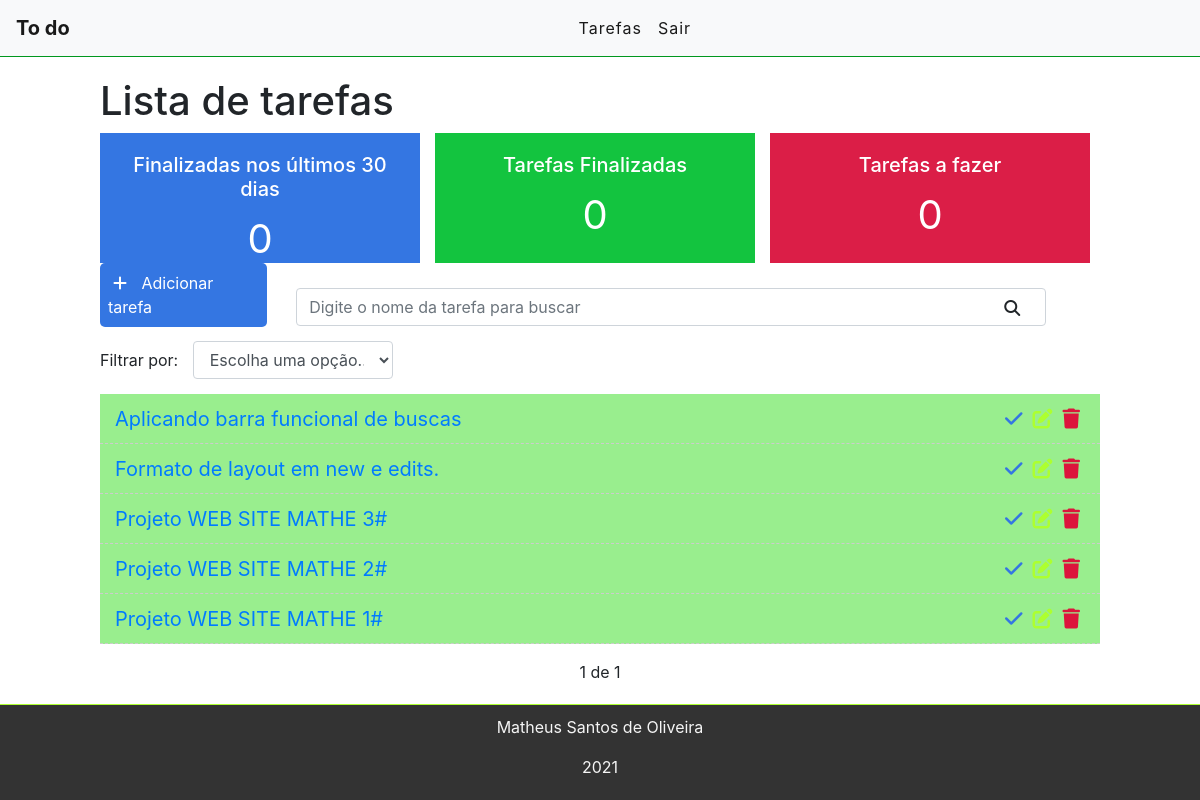
Before: / (signed in) with the older database file.
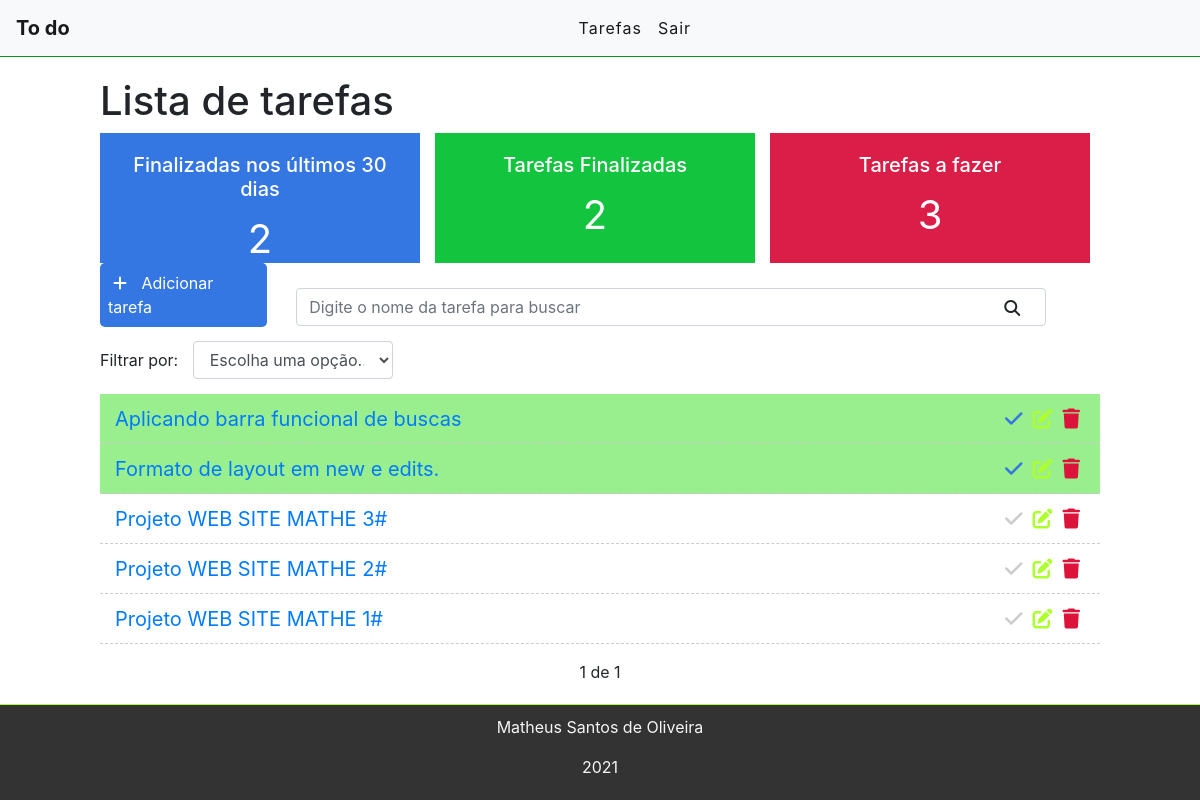
After: the same page with the newer database file.
### tasks/models.py (models this page shows, shortened)
class Task(models.Model):
    STATUS = (('doing', 'doing'), ('done', 'done'),)
    title = models.CharField(max_length=255)
    description = models.TextField()
    done = models.CharField(max_length=5,choices=STATUS)
    user = models.ForeignKey(get_user_model(), on_delete=models.CASCADE) #models.CASDADE deleta todos os dados quando o usuário deleta a conta
    created_at = models.DateField(auto_now_add=True)
    updated_at = models.DateField(auto_now=True)

### tasks/views.py (the view)
# urls.py: path('', views.Tasklist, name="task-list"),
@login_required
def Tasklist(request):
    search = request.GET.get('search')
    filter = request.GET.get('filter')
    taskDoneRecently = Task.objects.filter(done='done', updated_at__gt=datetime.datetime.now()-datetime.timedelta(days=30), user=request.user).count()
    taskDone = Task.objects.filter(done='done', user=request.user).count()
    taskDoing = Task.objects.filter(done='doing', user=request.user).count()
    if search:
        tasks = Task.objects.filter(title__icontains=search, user=request.user)
    elif filter:
        tasks = Task.objects.filter(done=filter, user=request.user)
    else:
        tasks_list = Task.objects.all().order_by('-id').filter(user=request.user)
        paginator = Paginator(tasks_list, 10)
        page = request.GET.get('page')
        tasks = paginator.get_page(page)
    return render(request, 'task/lista.html', {'tasks': tasks, 'taskrecently': taskDoneRecently, 'taskdoing': taskDoing ,'taskdone':taskDone})

### tasks/templates/task/lista.html (shortened to what this page needs)
{% extends 'base.html' %}
{% block content %}
<div class="offset-1 col-10 list-div">
    <h1>Lista de tarefas</h1>
    <div class="container dashboard">
        <div class="col-4 dashboard-box" id="dashboard-lastdays">
            <h4>Finalizadas nos últimos 30 dias</h4>
            <span>{{ taskrecently }}</span>
        </div>
        <div class="col-4 dashboard-box" id="dashboard-done">
            <h4>Tarefas Finalizadas</h4>
            <span>{{ taskdone }}</span>
        </div>
        <div class="col-4 dashboard-box" id="dashboard-doing">
            <h4>Tarefas a fazer</h4>
            <span>{{ taskdoing }}</span>
        </div>
    </div>
    <a id='add-link' href="/newtask/">
        <div class="col-2 add-div">
            <i class="fas fa-plus"></i> Adicionar tarefa
        </div>
    </a>
    <div class="col-9 search-div">
        <form method="GET" id="search-form">
            <input class="form-control" type="text" id="search" name="search"
                placeholder="Digite o nome da tarefa para buscar" value="{{ request.GET.search }}">
            <i class="fas fa-search" id="search-btn"></i>
        </form>
    </div>
    <div class="col-12 filter-div">
        <span>Filtrar por:</span>
        <select name="filter" id="filter" class="form-control">
            <option value="">Escolha uma opção...</option>
        </select>
    </div>
    <ul class="task-list">
        {% for task in tasks %}
        {% if task.done == 'doing' %}
        <li class="task-item">
            {% else %}
        <li class="task-item done">
            {% endif %}
            <span><a href="{{task.id}}">{{task.title}}</a></span>
            <a href="/delete/{{task.id}}" class="delete-btn"><span><i class="fas fa-trash"></i></span></a>
            <a href="/edit/{{task.id}}"><span><i class="fas fa-edit"></i></span></a>
            <a href="/changestatus/{{task.id}}"><span><i class="fas fa-check"></i></span></a>
        </li>
        {% endfor %}
    </ul>
    <div class="pagination">
        <span class="step-links">
            {% if tasks.paginator.num_pages %}
            <span class="current">
                {{ tasks.number }} de {{ tasks.paginator.num_pages }}
            </span>
            {% endif %}
        </span>
    </div>
</div>
{% endblock %}

### tasks/templates/base.html (shortened to what this page needs)
{% load static %}
<!DOCTYPE html>
<html lang="pt-br">
<head>
    <link rel="stylesheet" href="https://stackpath.bootstrapcdn.com/bootstrap/4.5.2/css/bootstrap.min.css"
>
    <link rel="stylesheet" href="{% static 'css/styles.css' %}">
</head>
<body>
    <div class='container-fluid'>
        <nav class="navbar navbar-expand-lg navbar-light bg-light">
            <div class="container-fluid">
                <a class="navbar-brand" href="/">To do</a>
                <div class="collapse navbar-collapse" id="navbarSupportedContent">
                    <ul class="navbar-nav me-auto mb-2 mb-lg-0">
                        {% if user.is_authenticated %}
                        <li class="nav-item">
                            <a class="nav-link active" href="/">Tarefas</a>
                        </li>
                        {% endif %}
                        {% if user.is_authenticated %}
                        <li class="nav-item">
                            <a class="nav-link active" href="/accounts/logout">Sair</a>
                        </li>
                        {% endif %}
                    </ul>
                </div>
            </div>
        </nav>
        {% block content %}{% endblock %}
        <footer>
            <p>Matheus Santos de Oliveira</p>
            <p>2021</p>
        </footer>
    </div>
</body>
</html>

### tasks/static/css/styles.css (style rules this page uses)
.container-fluid { padding: 0; }
.navbar { border-bottom: 1px solid rgb(0, 151, 30); margin-bottom: 20px; }
.navbar-nav { margin: auto; }
.navbar-brand { font-weight: bold; }
.navbar-light .navbar-nav a.nav-link { color:brown; letter-spacing: 1px; }
.dashboard { padding: 0; width: 100%; display: block; }
.dashboard h4 { font-size: 20px; }
.dashboard span { font-size: 40px; display: block; width: 100%; }
.dashboard-box { float: left; background-color: #dfdfdf; color: #fff; padding: 20px; box-sizing: border-box; height: 130px; width: 32%; text-align: center; }
.dashboard-box:nth-child(2) { margin-left: 1.5%; margin-right: 1.5%; }
#dashboard-lastdays { background-color: #3476e2; }
#dashboard-done { background-color: #13c43f; }
#dashboard-doing { background-color: #db1e47; }
#add-link { text-decoration: none; }
.add-div { background-color: #3476e2; cursor: pointer; display: inline-block; color: #FFF; padding: 8px; border-radius: 5px; margin-right: 25px; }
.fas.fa-plus { color: #FFF; margin-right: 10px; margin-left: 5px; }
.fas.fa-search { position: absolute; top: 12px; right: 26px; cursor: pointer; }
.search-div { padding: 0px; margin-top: 15px; margin-bottom: 15px; display: inline-block; }
.filter-div { margin-bottom: 15px; padding: 0; }
#filter { display: inline-block; width: 200px; margin-left: 10px; }
.list-div { padding: 0; }
.task-list { padding-left: 0; }
.task-item { list-style: none; font-size: 20px; height: 50px; padding: 0 15px; padding-top: 10px; border-bottom: 1px dashed #ccc; }
.task-item.done { background-color: rgb(153, 238, 142); }
.fas.fa-trash, .fas.fa-edit, .fas.fa-check { cursor: pointer; margin: 5px; font-size: 20px; float: right; }
.fas.fa-trash { color: crimson; }
.fas.fa-edit { color: #adff2f; }
.fas.fa-check { color: #ccc; }
.done .fas.fa-check { color: #3476e2; }
footer { background-color: #333; height: 100px; border-top: 1px solid #adff2f; }
footer p { color: #f5f5f5; text-align: center; top: 10%; position: relative }
.pagination { margin-bottom: 20px; }
.step-links { position: relative; margin-left: auto; margin-right: auto; }
.step-links .current { margin-left: 5px; margin-right: 5px; }

Changed rows visible on the page:
changed Task "Projeto WEB SITE MATHE 3#": done "Doing" → "doing" (drawn)
changed Task "Projeto WEB SITE MATHE 2#": done "Doing" → "doing" (drawn)
changed Task "Projeto WEB SITE MATHE 1#": done "Doing" → "doing" (drawn)
Other visible differences:
{{ taskrecently }}: "0" → "2"
{{ taskdone }}: "0" → "2"
{{ taskdoing }}: "0" → "3"
